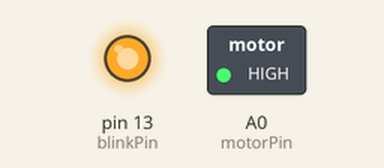
Simulated run of this sketch. Board: Arduino Uno, built with avr-gcc and run on an emulated ATmega328P. Parts: switched loads named in the sketch (green lamp = pin HIGH), output pins drawn as LEDs (lit = HIGH).

Above: at 0.1 s.
At 5.1 s:
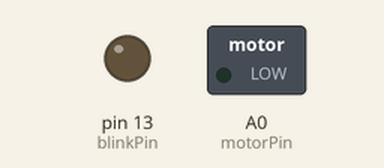
Timing chart, 0 to 6.6 s (numbered marks = the images above):
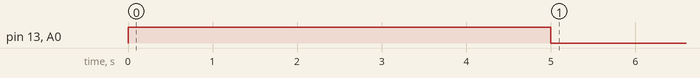

The sketch:

water_pump.ino
```cpp
int motorPin = A0;
int blinkPin = 13;

int watertime = 5000; // how long to water in miliseconds
int waittime = 3600000; // how long to wait between watering

void setup()
{
	pinMode(motorPin, OUTPUT);
	pinMode(blinkPin, OUTPUT);
}

void loop()
{
	digitalWrite(motorPin, HIGH);
	digitalWrite(blinkPin, HIGH);
	delay(watertime);
	digitalWrite(motorPin, LOW);
	digitalWrite(blinkPin, LOW);
	delay(waittime);
}
```

Measured:
- by itself, pin 13 (blinkPin), A0 (motorPin): LOW → HIGH at 0.00 s, → LOW 5.0 s later
